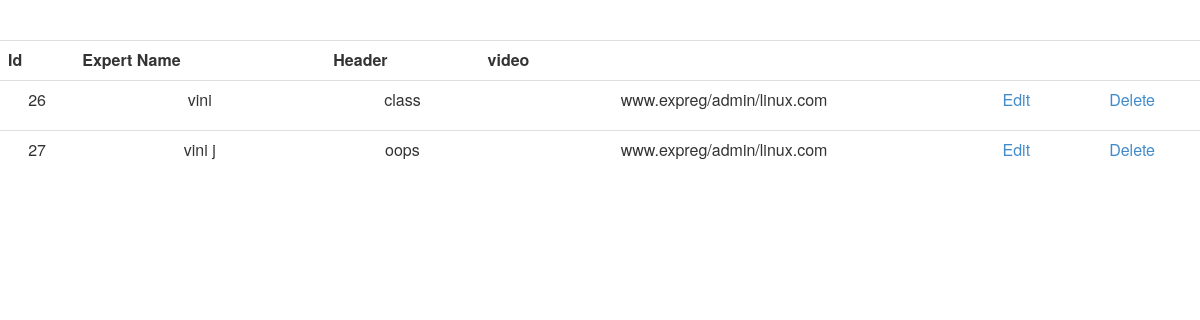
Page /fetchinsrt.php on the committed database.
### tables this page shows
CREATE TABLE IF NOT EXISTS `econtent` (
  `topic_id` int(5) NOT NULL AUTO_INCREMENT,
  `sub_id` int(5) NOT NULL,
  `header` text NOT NULL,
  `text1` text NOT NULL,
  `image` varchar(200) NOT NULL,
  `other_info` varchar(200) NOT NULL,
  PRIMARY KEY (`topic_id`)
);

### fetchinsrt.php (the view, shortened to what this page needs)
<?php
$query="SELECT * FROM econtent";
$rs=mysql_query($query);
?>
<html>
<head>
<link rel="stylesheet" type="text/css" href="bootstrap-3.3.2-dist/css/bootstrap.css" />
<link rel="stylesheet" type="text/css" href="bootstrap-3.3.2-dist/css/bootstrap.min.css" />
<link rel="stylesheet" type="text/css" href="bootstrap-3.3.2-dist/css/bootstrap-responsive.css" />
<link rel="stylesheet" type="text/css" href="bootstrap-3.3.2-dist/css/docs.css" />
<link rel="stylesheet" type="text/css" href="bootstrap-3.3.2-dist/css/font-awesome.css" />
</head>
<body>
<form method="post">
  <table class="table">
    <tr>
      <th>Id</th>
      <th>Expert Name</th>
      <th>Header</th>
      <th>video</th>
      <th>&nbsp;</th>
      <th>&nbsp;</th>
    </tr>
    <?php
  while($row=mysql_fetch_array($rs)){
  ?>
    <tr align="center">
      <td><?php echo $row['topic_id']; ?></td>
	  <td><?php echo $row['image']; ?></td>
      <td><?php echo $row['header']; ?></td>
      <td><?php echo $row['text1']; ?></td>
      <td><a href="edit.php?id=<?php echo $row['topic_id'];?>">Edit</td>
       <td><a href="delete.php?id=<?php echo $row['topic_id'];?>" onClick="return confirm('Please Confirm Delete');">Delete</td>
      </tr>
    <?php } ?>
  </table>
</form>
</body>
</html>

### rows in the picture
econtent: topic_id "26", image "vini", header "class", text1 "www.expreg/admin/linux.com"
econtent: topic_id "27", image "vini j", header "oops", text1 "www.expreg/admin/linux.com"
